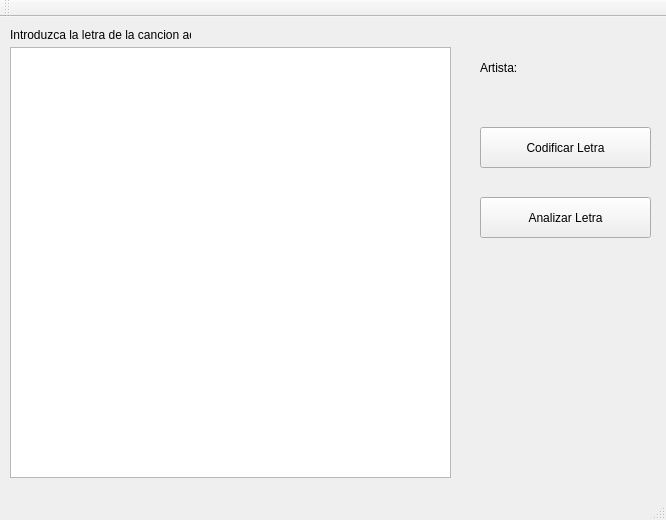
<?xml version="1.0" encoding="UTF-8"?>
<ui version="4.0">
 <class>MainWindow</class>
 <widget class="QMainWindow" name="MainWindow">
  <property name="geometry">
   <rect>
    <x>0</x>
    <y>0</y>
    <width>666</width>
    <height>520</height>
   </rect>
  </property>
  <property name="windowTitle">
   <string>MainWindow</string>
  </property>
  <widget class="QWidget" name="centralWidget">
   <widget class="QPlainTextEdit" name="plainTextEdit">
    <property name="geometry">
     <rect>
      <x>10</x>
      <y>30</y>
      <width>441</width>
      <height>431</height>
     </rect>
    </property>
   </widget>
   <widget class="QLabel" name="label">
    <property name="geometry">
     <rect>
      <x>10</x>
      <y>10</y>
      <width>181</width>
      <height>16</height>
     </rect>
    </property>
    <property name="text">
     <string>Introduzca la letra de la cancion aqui</string>
    </property>
   </widget>
   <widget class="QLabel" name="label_2">
    <property name="geometry">
     <rect>
      <x>480</x>
      <y>30</y>
      <width>161</width>
      <height>41</height>
     </rect>
    </property>
    <property name="text">
     <string>Artista:</string>
    </property>
   </widget>
   <widget class="QPushButton" name="pushButton">
    <property name="geometry">
     <rect>
      <x>480</x>
      <y>110</y>
      <width>171</width>
      <height>41</height>
     </rect>
    </property>
    <property name="text">
     <string>Codificar Letra</string>
    </property>
   </widget>
   <widget class="QPushButton" name="pushButton_2">
    <property name="geometry">
     <rect>
      <x>480</x>
      <y>180</y>
      <width>171</width>
      <height>41</height>
     </rect>
    </property>
    <property name="text">
     <string>Analizar Letra</string>
    </property>
   </widget>
  </widget>
  <widget class="QMenuBar" name="menuBar">
   <property name="geometry">
    <rect>
     <x>0</x>
     <y>0</y>
     <width>666</width>
     <height>21</height>
    </rect>
   </property>
  </widget>
  <widget class="QToolBar" name="mainToolBar">
   <attribute name="toolBarArea">
    <enum>TopToolBarArea</enum>
   </attribute>
   <attribute name="toolBarBreak">
    <bool>false</bool>
   </attribute>
  </widget>
  <widget class="QStatusBar" name="statusBar"/>
 </widget>
 <layoutdefault spacing="6" margin="11"/>
 <resources/>
 <connections/>
</ui>
